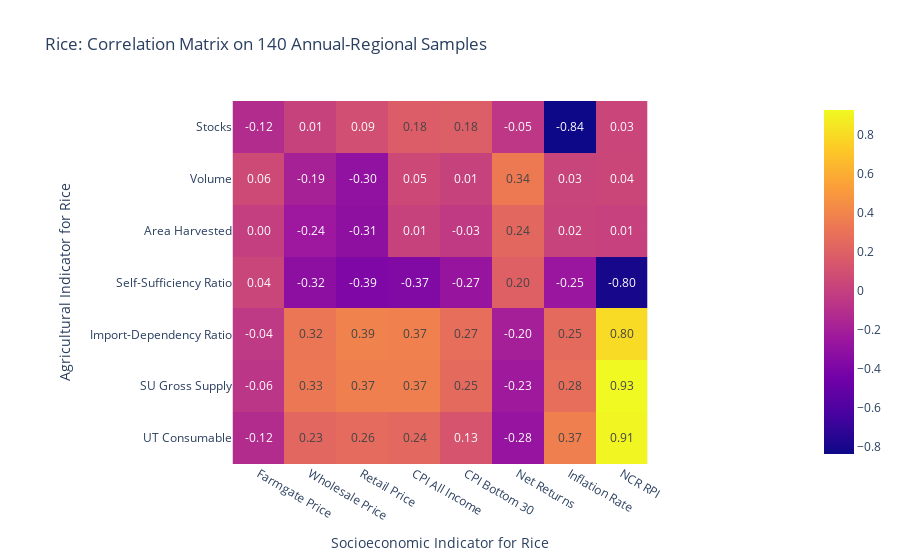
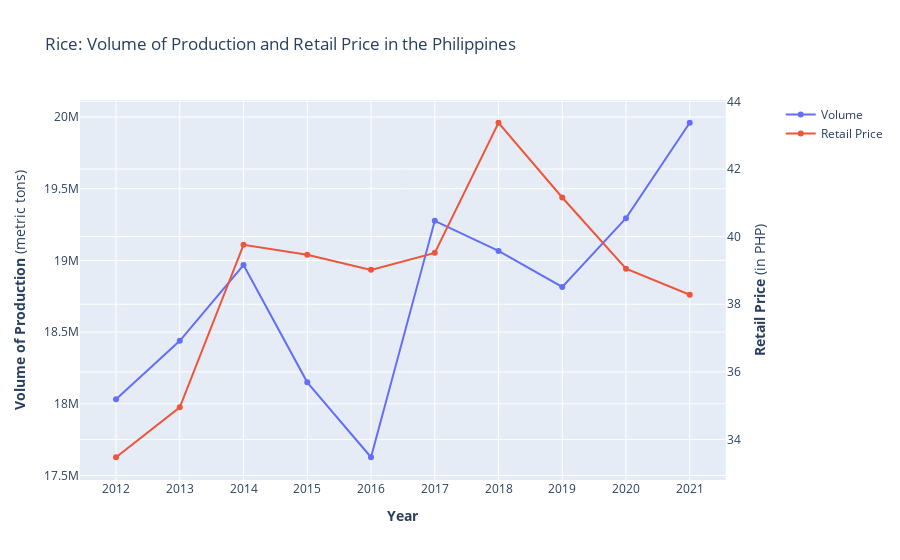
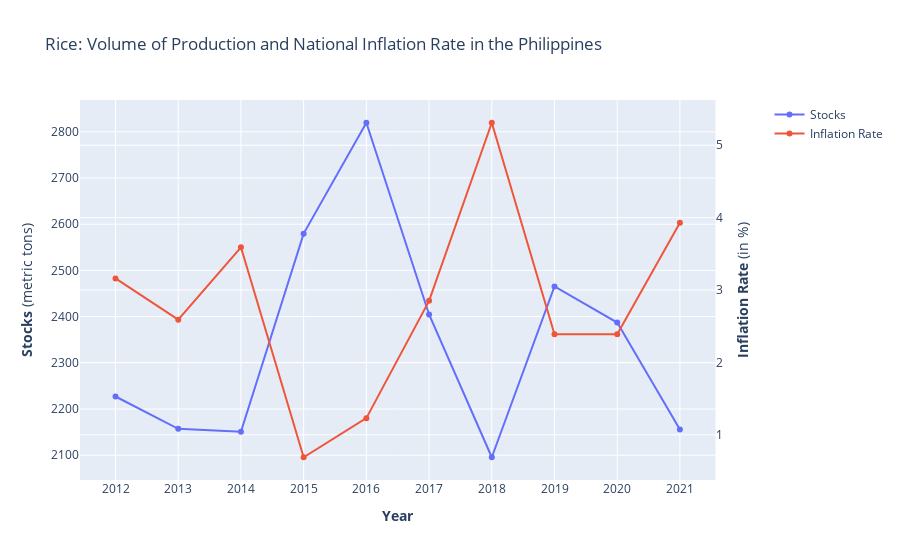
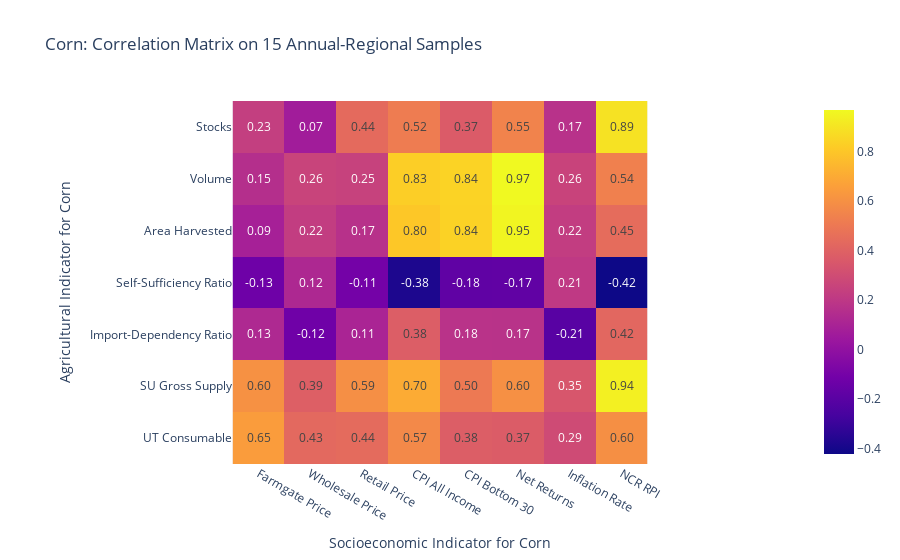

The notebook cell these images were saved under, in order:
### Code cell
# @Visualizations

# for x in ["Volume", "Area Harvested"]:
#     for y in ["Retail Price", "Wholesale Price", "Farmgate Price", "CPI All Income", "CPI Bottom 30"]:
#         fig = px.scatter(df, x=x, y=y)
#         # fig.show()
        
# Correlation Matrix for Annual-Regions
# NOTE: Filter != or == philippines
df_ph = df[df["Geolocation"] != "philippines"]
for commodity in df_ph["Commodity"].unique():
    tdf = df_ph[df_ph["Commodity"] == commodity]
    samples = tdf.shape[0]
    # NOTE: pearson|kendall|spearman
    contingency = tdf.iloc[:, 3:].corr(method="pearson")
    idx = list(contingency.columns).index("Farmgate Price")
    cont_1 = contingency.iloc[:idx, idx:]
    fig = px.imshow(cont_1, text_auto=True, title=f"{commodity}: Correlation Matrix on {samples} Annual-Regional Samples",
                    labels=dict(x=f"Socioeconomic Indicator for {commodity}", y=f"Agricultural Indicator for {commodity}"))
    fig.update_traces(
        texttemplate='%{z:.2f}',
        hovertemplate=("x: %{x}<br>y: %{y}<br><b>Correlation: %{z}</b><extra></extra>")
    )
    fig.show()
    fig_to_div(fig, f"plots/annual-regional/{commodity}_heatmap_div.html")
    fig_to_html(fig, f"plots/annual-regional/{commodity}_heatmap.html")
    fig_to_png(fig, f"plots/annual-regional/{commodity}_heatmap.png")
    
    mask = (df["Geolocation"] == "philippines") & (df["Commodity"] == commodity)
    fig = dual_plot(df[mask], "Period", "Volume", "Retail Price",
                    f"{commodity}: Volume of Production and Retail Price in the Philippines",
                    "<b>Year</b>", "<b>Volume of Production</b> (metric tons)", "<b>Retail Price</b> (in PHP)")
    fig.show()
    fig_to_div(fig, f"plots/annual-regional/{commodity}_volume-retail_div.html")
    fig_to_html(fig, f"plots/annual-regional/{commodity}_volume-retail.html")
    fig_to_png(fig, f"plots/annual-regional/{commodity}_volume-retail.png")

    fig = dual_plot(df[mask], "Period", "Stocks", "Inflation Rate",
                    f"{commodity}: Volume of Production and National Inflation Rate in the Philippines",
                    "<b>Year</b>", "<b>Stocks</b> (metric tons)", "<b>Inflation Rate</b> (in %)")
    fig.show()
    fig_to_div(fig, f"plots/annual-regional/{commodity}_stocks-inflation_div.html")
    fig_to_html(fig, f"plots/annual-regional/{commodity}_stocks-inflation.html")
    fig_to_png(fig, f"plots/annual-regional/{commodity}_stocks-inflation.png")

### Figure 1 — Plotly figure (JSON) as saved in the notebook; plotly's stock layout.template omitted (floating-point values rounded to 4 significant figures)
{"data": [{"coloraxis": "coloraxis", "hovertemplate": "x: %{x}<br>y: %{y}<br><b>Correlation: %{z}</b><extra></extra>", "name": "0", "texttemplate": "%{z:.2f}", "type": "heatmap", "x": ["Farmgate Price", "Wholesale Price", "Retail Price", "CPI All Income", "CPI Bottom 30", "Net Returns", "Inflation Rate", "NCR RPI"], "xaxis": "x", "y": ["Stocks", "Volume", "Area Harvested", "Self-Sufficiency Ratio", "Import-Dependency Ratio", "SU Gross Supply", "UT Consumable"], "yaxis": "y", "z": [[-0.1173, 0.01428, 0.09412, 0.176, 0.1822, -0.04978, -0.8354, 0.03437], [0.06283, -0.186, -0.3006, 0.0529, 0.01173, 0.337, 0.03007, 0.04051], [-0.001725, -0.245, -0.3129, 0.0142, -0.03231, 0.2384, 0.02024, 0.01132], [0.03717, -0.3225, -0.3864, -0.3742, -0.2739, 0.1972, -0.2535, -0.8033], [-0.03522, 0.3238, 0.3873, 0.375, 0.2748, -0.1956, 0.2549, 0.8024], [-0.06075, 0.3282, 0.3713, 0.3699, 0.254, -0.2336, 0.2754, 0.9258], [-0.1197, 0.2325, 0.2593, 0.2422, 0.1264, -0.2769, 0.372, 0.9072]]}], "layout": {"coloraxis": {"colorscale": [[0, "#0d0887"], [0.1111, "#46039f"], [0.2222, "#7201a8"], [0.3333, "#9c179e"], [0.4444, "#bd3786"], [0.5556, "#d8576b"], [0.6667, "#ed7953"], [0.7778, "#fb9f3a"], [0.8889, "#fdca26"], [1, "#f0f921"]]}, "title": {"text": "Rice: Correlation Matrix on 140 Annual-Regional Samples"}, "xaxis": {"anchor": "y", "constrain": "domain", "domain": [0, 1], "scaleanchor": "y", "title": {"text": "Socioeconomic Indicator for Rice"}}, "yaxis": {"anchor": "x", "autorange": "reversed", "constrain": "domain", "domain": [0, 1], "title": {"text": "Agricultural Indicator for Rice"}}}}

### Figure 2 — Plotly figure (JSON) as saved in the notebook; plotly's stock layout.template omitted (floating-point values rounded to 4 significant figures)
{"data": [{"name": "Volume", "type": "scatter", "x": ["2012", "2013", "2014", "2015", "2016", "2017", "2018", "2019", "2020", "2021"], "xaxis": "x", "y": [18030000.0, 18440000.0, 18970000.0, 18150000.0, 17630000.0, 19280000.0, 19070000.0, 18810000.0, 19290000.0, 19960000.0], "yaxis": "y"}, {"name": "Retail Price", "type": "scatter", "x": ["2012", "2013", "2014", "2015", "2016", "2017", "2018", "2019", "2020", "2021"], "xaxis": "x", "y": [33.48, 34.95, 39.76, 39.47, 39.02, 39.52, 43.37, 41.16, 39.05, 38.28], "yaxis": "y2"}], "layout": {"title": {"text": "Rice: Volume of Production and Retail Price in the Philippines"}, "xaxis": {"anchor": "y", "domain": [0, 0.94], "title": {"text": "<b>Year</b>"}}, "yaxis": {"anchor": "x", "domain": [0, 1], "title": {"text": "<b>Volume of Production</b> (metric tons)"}}, "yaxis2": {"anchor": "x", "overlaying": "y", "side": "right", "title": {"text": "<b>Retail Price</b> (in PHP)"}}}}

### Figure 3 — Plotly figure (JSON) as saved in the notebook; plotly's stock layout.template omitted (floating-point values rounded to 4 significant figures)
{"data": [{"name": "Stocks", "type": "scatter", "x": ["2012", "2013", "2014", "2015", "2016", "2017", "2018", "2019", "2020", "2021"], "xaxis": "x", "y": [2227.0, 2157.0, 2151.0, 2580.0, 2820.0, 2405.0, 2096.0, 2465.0, 2387.0, 2156.0], "yaxis": "y"}, {"name": "Inflation Rate", "type": "scatter", "x": ["2012", "2013", "2014", "2015", "2016", "2017", "2018", "2019", "2020", "2021"], "xaxis": "x", "y": [3.16, 2.59, 3.59, 0.69, 1.23, 2.85, 5.31, 2.39, 2.39, 3.93], "yaxis": "y2"}], "layout": {"title": {"text": "Rice: Volume of Production and National Inflation Rate in the Philippines"}, "xaxis": {"anchor": "y", "domain": [0, 0.94], "title": {"text": "<b>Year</b>"}}, "yaxis": {"anchor": "x", "domain": [0, 1], "title": {"text": "<b>Stocks</b> (metric tons)"}}, "yaxis2": {"anchor": "x", "overlaying": "y", "side": "right", "title": {"text": "<b>Inflation Rate</b> (in %)"}}}}

### Figure 4 — Plotly figure (JSON) as saved in the notebook; plotly's stock layout.template omitted (floating-point values rounded to 4 significant figures)
{"data": [{"coloraxis": "coloraxis", "hovertemplate": "x: %{x}<br>y: %{y}<br><b>Correlation: %{z}</b><extra></extra>", "name": "0", "texttemplate": "%{z:.2f}", "type": "heatmap", "x": ["Farmgate Price", "Wholesale Price", "Retail Price", "CPI All Income", "CPI Bottom 30", "Net Returns", "Inflation Rate", "NCR RPI"], "xaxis": "x", "y": ["Stocks", "Volume", "Area Harvested", "Self-Sufficiency Ratio", "Import-Dependency Ratio", "SU Gross Supply", "UT Consumable"], "yaxis": "y", "z": [[0.2326, 0.06603, 0.4386, 0.5173, 0.3706, 0.5464, 0.1711, 0.8915], [0.155, 0.2599, 0.2467, 0.8259, 0.8424, 0.9684, 0.256, 0.5351], [0.08622, 0.2235, 0.1684, 0.8046, 0.8394, 0.9538, 0.2231, 0.4473], [-0.1261, 0.1225, -0.1054, -0.3804, -0.1773, -0.1741, 0.2054, -0.4224], [0.1261, -0.1225, 0.1054, 0.3804, 0.1773, 0.1741, -0.2054, 0.4224], [0.6038, 0.3879, 0.5925, 0.7024, 0.5047, 0.599, 0.3456, 0.9378], [0.6477, 0.4305, 0.4419, 0.569, 0.3818, 0.3729, 0.2926, 0.5955]]}], "layout": {"coloraxis": {"colorscale": [[0, "#0d0887"], [0.1111, "#46039f"], [0.2222, "#7201a8"], [0.3333, "#9c179e"], [0.4444, "#bd3786"], [0.5556, "#d8576b"], [0.6667, "#ed7953"], [0.7778, "#fb9f3a"], [0.8889, "#fdca26"], [1, "#f0f921"]]}, "title": {"text": "Corn: Correlation Matrix on 15 Annual-Regional Samples"}, "xaxis": {"anchor": "y", "constrain": "domain", "domain": [0, 1], "scaleanchor": "y", "title": {"text": "Socioeconomic Indicator for Corn"}}, "yaxis": {"anchor": "x", "autorange": "reversed", "constrain": "domain", "domain": [0, 1], "title": {"text": "Agricultural Indicator for Corn"}}}}
